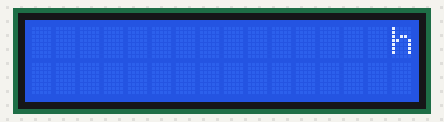
This sketch was run on a simulated Arduino Uno, built with avr-gcc and run on an emulated ATmega328P. Shown: 16×2 character LCD.

Above: at 0.55 s.
At 1.17 s:
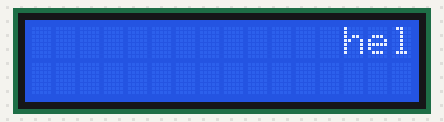
At 1.8 s:
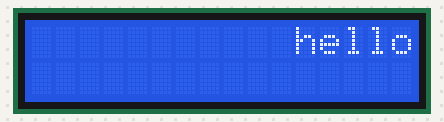
At 3.06 s:
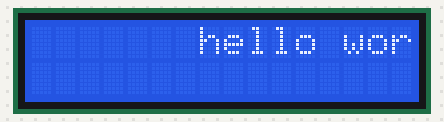
At 4.31 s:
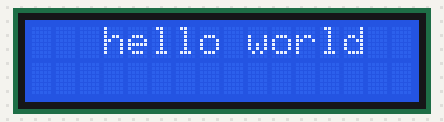
At 5.5 s:
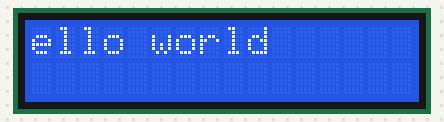

The sketch:

lcd_text.ino
```cpp
#include <Wire.h>
#include <LiquidCrystal_I2C.h>

// Inicijalizacija LCD-a sa adresom 0x27 (proveri adresu ako ne radi)
LiquidCrystal_I2C lcd(0x27, 16, 2);

void setup() {
  lcd.init();        // Inicijalizacija LCD-a
  lcd.backlight();   // Uključivanje pozadinskog osvetljenja
  lcd.clear();       // Čišćenje ekrana
}

void loop() {
  String message = "hello world"; // Tekst za pomeranje
  int messageLength = message.length();         // Dužina poruke

  // Petlja za pomeranje teksta s leva na desno
  for (int i = 0; i < messageLength + 16; i++) {
    lcd.clear(); // Očisti ekran pre svakog novog prikaza

    // Prikaz teksta od i-te pozicije
    lcd.setCursor(16 - i, 0); // Postavi početak prikaza na liniju 0
    lcd.print(message);       // Prikaz teksta

    delay(300); // Pauza između pomeranja (u milisekundama)
  }

  // Pauza pre nego što se tekst ponovo pojavi
  delay(1000);
}
```

Measured:
- by itself, everything shown: repeats every 9.5 s, in 18 steps
- what the display in image 5 shows lasts 4.2 s, from 5.4 s to 9.6 s
